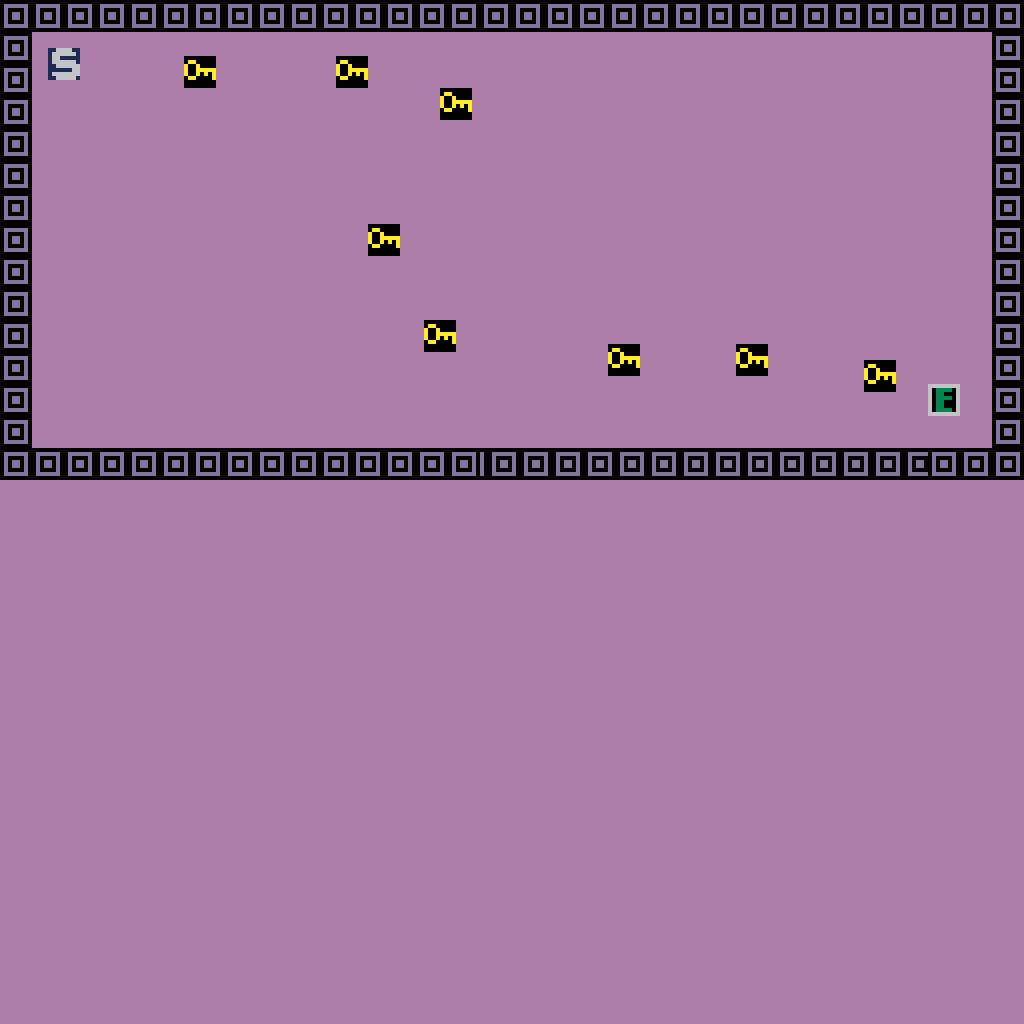

A 2D game scene composited from a Tiled map and its tileset images. What follows is a short description and the map's XML, with each tile layer's data collapsed to a summary:
An orthogonal 128x128 tile map with 8x8 px tiles, 1 tile layer (floor), 4 tilesets.

<map version="1.2" tiledversion="1.3.2" orientation="orthogonal" renderorder="left-up" compressionlevel="0" width="128" height="128" tilewidth="8" tileheight="8" infinite="0" backgroundcolor="#ad7fa8" nextlayerid="2" nextobjectid="1">
 <tileset firstgid="1" name="walls" tilewidth="8" tileheight="8" tilecount="16" columns="4">
  <image source="doc/walls.png" width="32" height="32" />
 </tileset>
 <tileset firstgid="17" source="default_spawn.tsx" />
 <tileset firstgid="33" name="exit" tilewidth="8" tileheight="8" tilecount="16" columns="4">
  <image source="doc/exit.png" width="32" height="32" />
 </tileset>
 <tileset firstgid="49" name="key" tilewidth="8" tileheight="8" tilecount="16" columns="4">
  <image source="doc/key.png" width="32" height="32" />
 </tileset>
 <layer id="1" name="floor" width="128" height="128">
  <data>[16384 cells, 1600 non-empty, 64 distinct tile ids]</data>
 </layer>
</map>
